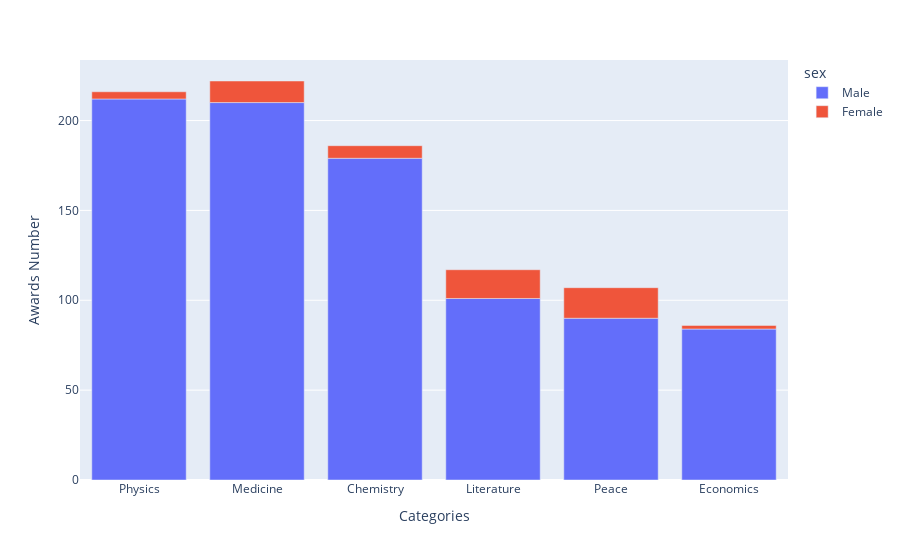

This figure's notebook cell:
### Code cell
bar_chart = px.bar(men_women_category,
                   x=men_women_category.category,
                   y=men_women_category.prize,
                   color=men_women_category.sex,
)

bar_chart.update_layout(xaxis_title="Categories",
                        yaxis_title="Awards Number")

bar_chart.show()

### Figure 1 — Plotly figure (JSON) as saved in the notebook; plotly's stock layout.template omitted (floating-point values rounded to 4 significant figures)
{"data": [{"hovertemplate": "sex=Male<br>category=%{x}<br>prize=%{y}<extra></extra>", "legendgroup": "Male", "marker": {"color": "#636efa", "pattern": {"shape": ""}}, "name": "Male", "orientation": "v", "showlegend": true, "textposition": "auto", "type": "bar", "x": ["Physics", "Medicine", "Chemistry", "Literature", "Peace", "Economics"], "xaxis": "x", "y": [212, 210, 179, 101, 90, 84], "yaxis": "y"}, {"hovertemplate": "sex=Female<br>category=%{x}<br>prize=%{y}<extra></extra>", "legendgroup": "Female", "marker": {"color": "#EF553B", "pattern": {"shape": ""}}, "name": "Female", "orientation": "v", "showlegend": true, "textposition": "auto", "type": "bar", "x": ["Peace", "Literature", "Medicine", "Chemistry", "Physics", "Economics"], "xaxis": "x", "y": [17, 16, 12, 7, 4, 2], "yaxis": "y"}], "layout": {"barmode": "relative", "legend": {"title": {"text": "sex"}, "tracegroupgap": 0}, "margin": {"t": 60}, "xaxis": {"anchor": "y", "domain": [0, 1], "title": {"text": "Categories"}}, "yaxis": {"anchor": "x", "domain": [0, 1], "title": {"text": "Awards Number"}}}}
